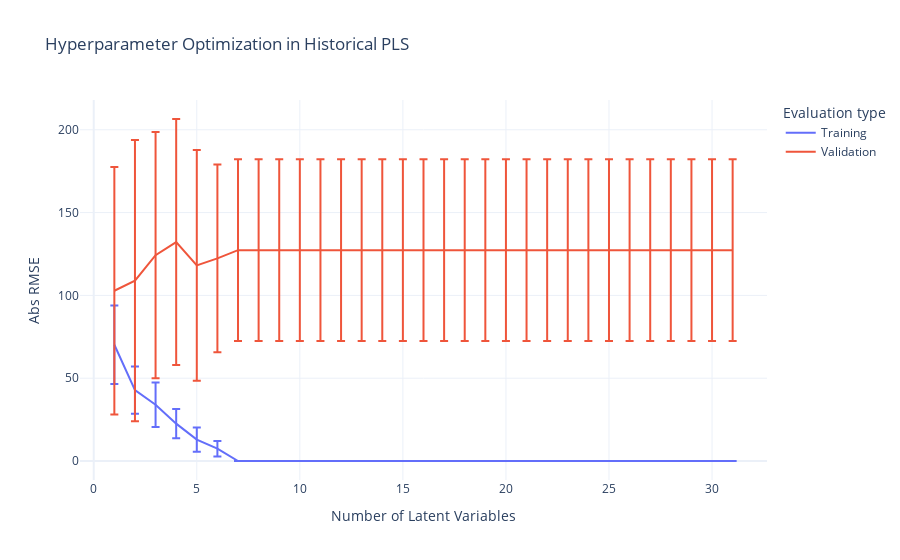

The notebook cell saved with this chart:
### Code cell
plot_hist_pls_cross_validation(train_eval, valid_eval, range_LV)
